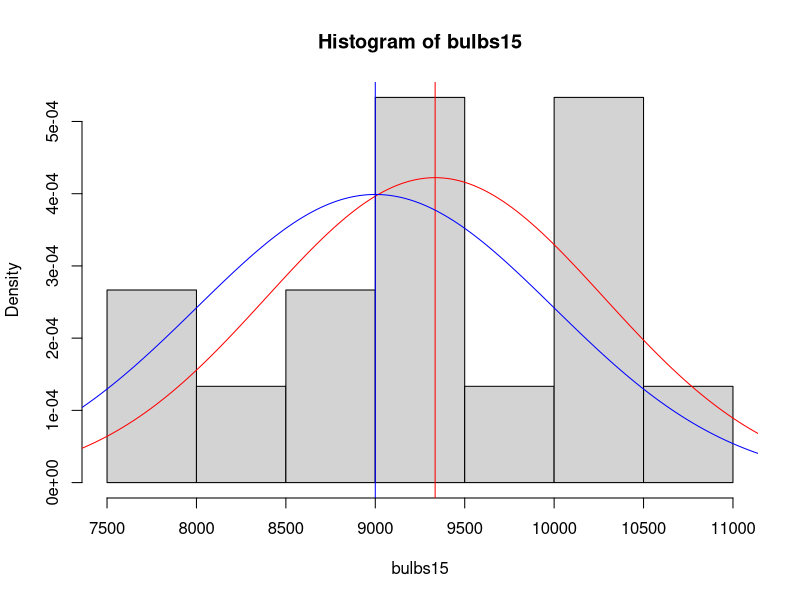
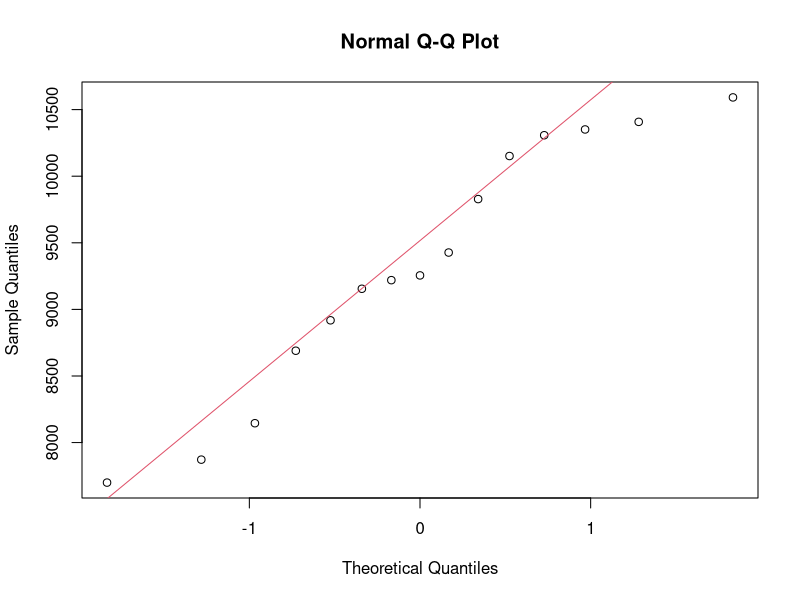
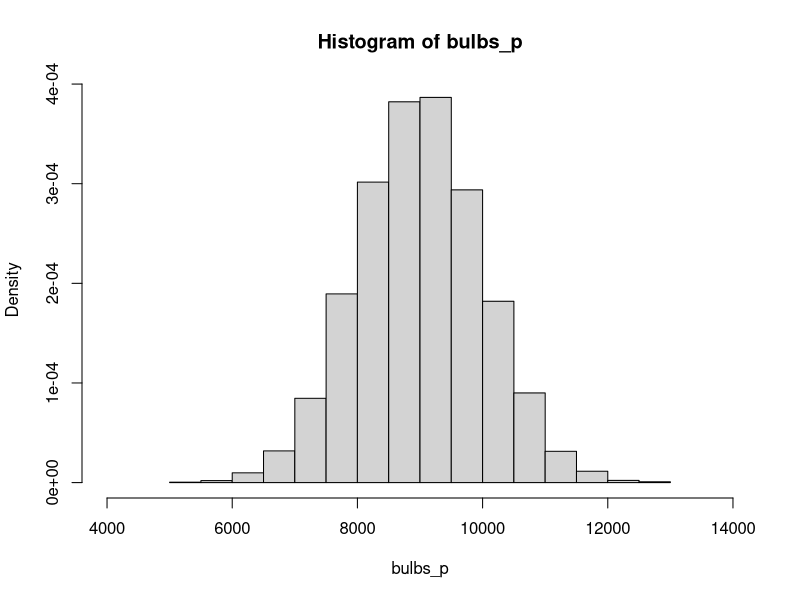
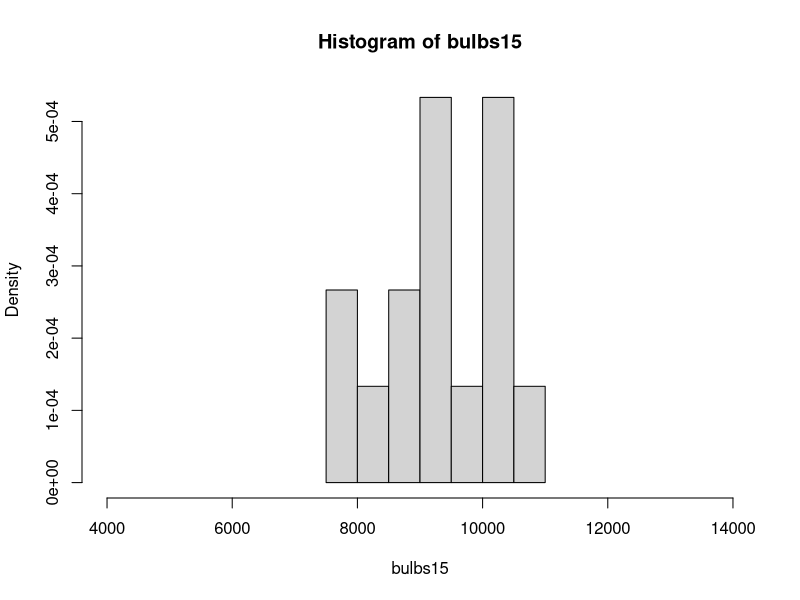

Recreate these plots in R, in order.
## ---- chunk 1
knitr::opts_chunk$set(echo = TRUE)
## ---- chunk 2
x <- 180
mu <- 171.1
sigma <- 9.4
z <- (x - mu)/sigma
## ---- chunk 3
x <- 155
mu <- 171.1
sigma <- 9.4
z <- (x - mu)/sigma
## ---- chunk 4
n <- 507
SE <- sigma/sqrt(n)
## ---- chunk 5
UpperTail <- 89.11
LowerTail <- 80.31
ME <- (UpperTail - LowerTail)/2
## ---- chunk 6
x <- 32
n <- 36
min <- 21
mu <- 30.69
sigma <- 4.31
max <- 39
SignificanceLevel <- 0.10
## ---- chunk 7
SE <- sigma/sqrt(n)
Z <- (mu - x)/(SE)
p <- pnorm(Z, mean = 0, sd = 1) * 2
## ---- chunk 8
LowerTail <- round(mu - 1.645 * SE,2)
UpperTail <- round(mu + 1.645 * SE,2)
## ---- chunk 9
x <- 100
n <- 36
min <- 101
mu <- 118.2
sigma <- 6.5
max <- 131
SignificanceLevel <- 0.10
## ---- chunk 10
SE <- sigma/sqrt(n)
Z <- (mu - x)/(SE)
p <- (1 - pnorm(Z, mean = 0, sd = 1)) * 2
## ---- chunk 11
LowerTail <- round(mu - 1.645 * SE,2)
UpperTail <- round(mu + 1.645 * SE,2)
## ---- chunk 12
mu <- 9000
sd <- 1000
x <- 10500
p <- round(1 - pnorm(x, mean = mu, sd = sd),4)
## ---- chunk 13
n <- 15 
bulbs15 <- rnorm(n, mean = mu, sd = sd)
mu15 <- mean(bulbs15)
sd15 <- sd(bulbs15)


hist(bulbs15, probability = TRUE)
x <- 0:15000
y15 <- dnorm(x = x, mean = mu15, sd = sd15)
y <- dnorm(x = x, mean = mu, sd = sd)
lines(x = x, y = y15, col = "red")
abline(v=mu15,col="red")
lines(x = x, y = y, col = "blue")
abline(v=mu,col="blue")


qqnorm(bulbs15)
qqline(bulbs15, col = 2)
## ---- chunk 14
n <- 15
x <- 10500
mu <- 9000
sd <- 1000

SE15 <- sd15/sqrt(n)
p15 <- round((1 - pnorm(x, mean = mu, sd = SE15)) * 100,4)
## ---- chunk 15
p <- 10000 
bulbs_p <- rnorm(p, mean = mu, sd = sd)

hist(bulbs_p, xlim = c(4000,14000), probability = TRUE)
hist(bulbs15, xlim = c(4000,14000), probability = TRUE)
